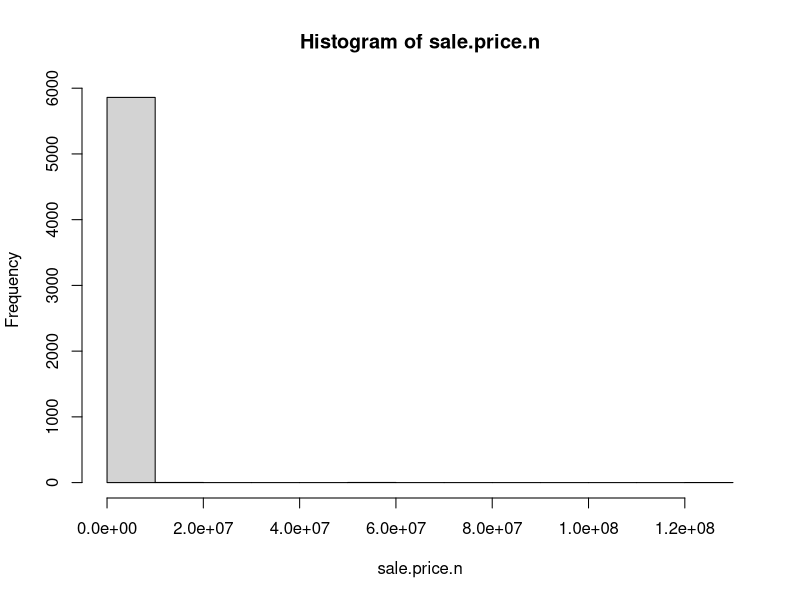
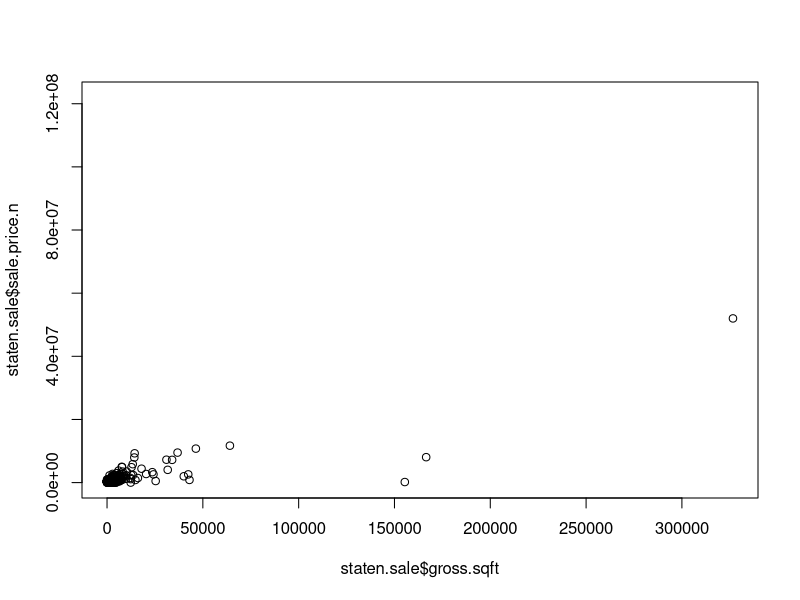
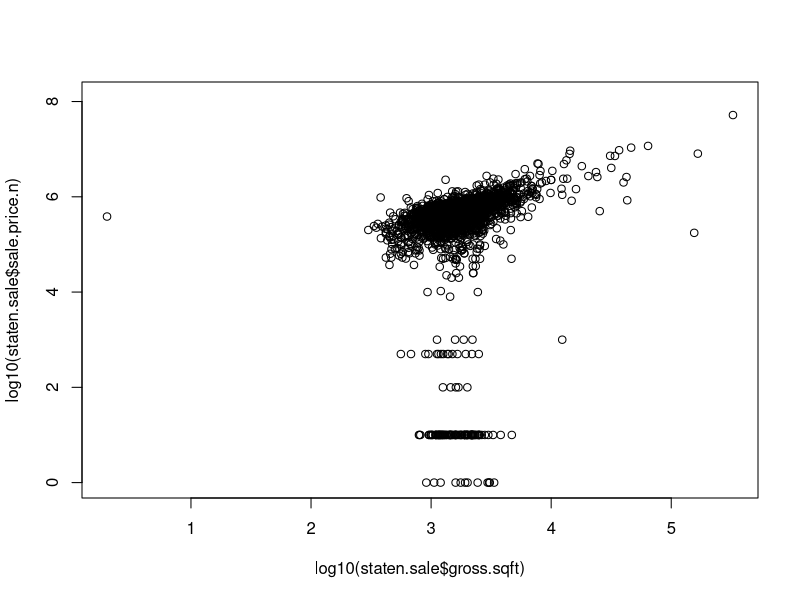
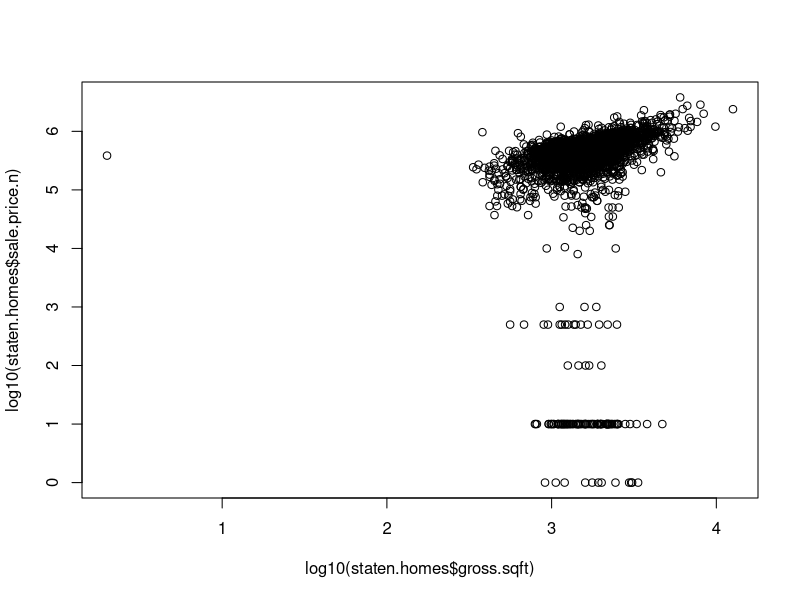
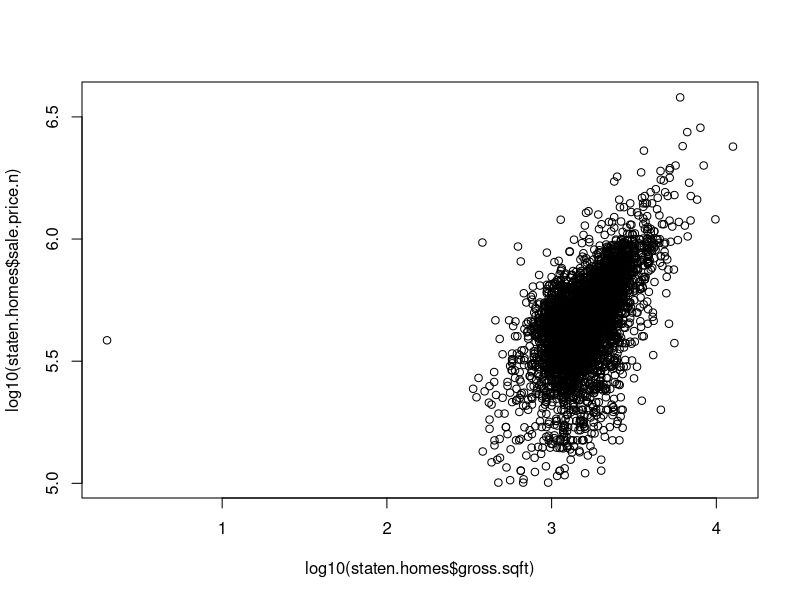

These figures' R source, in order:
#uploading data
staten_data <- read.csv("./Data/rollingsales_statenisland.csv")
# Author: Benjamin Reddy
# Taken from pages 49-50 of O'Neil and Schutt

#require(gdata)
#require(plyr) #Added by Monnie McGee
#install the gdata and plyr packages and load in to R.
library(plyr)
library(gdata)




# So, save the file as a csv and use read.csv instead
staten <- read.csv("./Data/rollingsales_statenisland.csv")

## Check the data
head(staten)
summary(staten)
str(staten) # Very handy function!

## clean/format the data with regular expressions
## More on these later. For now, know that the
## pattern "[^[:digit:]]" refers to members of the variable name that
## start with digits. We use the gsub command to replace them with a blank space.
# We create a new variable that is a "clean' version of sale.price.
# And sale.price.n is numeric, not a factor.
staten$SALE.PRICE.N <- as.numeric(gsub("[^[:digit:]]","", staten$SALE.PRICE))
count(is.na(staten$SALE.PRICE.N))

names(staten) <- tolower(names(staten)) # make all variable names lower case
## Get rid of leading digits
staten$gross.sqft <- as.numeric(gsub("[^[:digit:]]","", staten$gross.square.feet))
staten$land.sqft <- as.numeric(gsub("[^[:digit:]]","", staten$land.square.feet))
staten$year.built <- as.numeric(as.character(staten$year.built))

## do a bit of exploration to make sure there's not anything
## weird going on with sale prices
attach(staten)
hist(sale.price.n) 
detach(staten)

## keep only the actual sales

staten.sale <- staten[staten$sale.price.n!=0,]
plot(staten.sale$gross.sqft,staten.sale$sale.price.n)
plot(log10(staten.sale$gross.sqft),log10(staten.sale$sale.price.n))

## for now, let's look at 1-, 2-, and 3-family homes
staten.homes <- staten.sale[which(grepl("FAMILY",staten.sale$building.class.category)),]
dim(staten.homes)
plot(log10(staten.homes$gross.sqft),log10(staten.homes$sale.price.n))
summary(staten.homes[which(staten.homes$sale.price.n<100000),])


## remove outliers that seem like they weren't actual sales
staten.homes$outliers <- (log10(staten.homes$sale.price.n) <=5) + 0
staten.homes <- staten.homes[which(staten.homes$outliers==0),]
plot(log10(staten.homes$gross.sqft),log10(staten.homes$sale.price.n))
